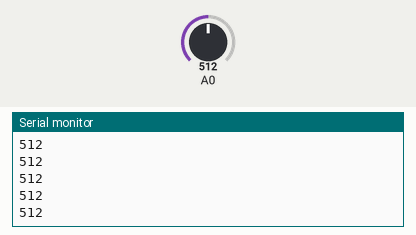
The sketch below on a simulated Arduino Uno, built with avr-gcc and run on an emulated ATmega328P. Shown: the last lines printed to the serial monitor. The test bench sets the inputs (shaded band); at power-on: A0 = 512.

Above: at 1.2 s.
1.3 s: A0 set to 716
At 2.3 s:
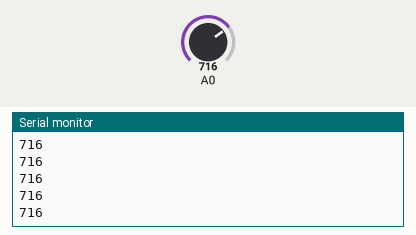
2.8 s: A0 set to 900
At 3.3 s:
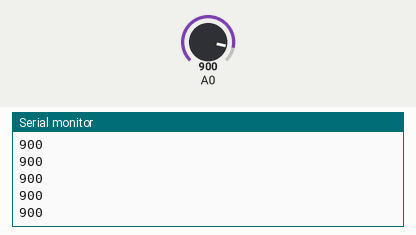
Timing chart, 0 to 5.8 s (numbered marks = the images above; inputs shaded):
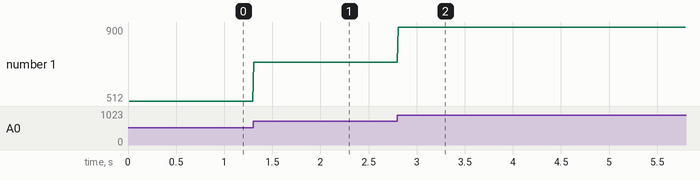

The sketch:

HallTest.ino
```cpp
void setup() {
  Serial.begin( 9600);
  pinMode(A0, INPUT);
  // put your setup code here, to run once:

}

void loop() {
  delay( 10);
  Serial.println(analogRead(A0));
  // put your main code here, to run repeatedly:

}
```

Measured:
- after the input at 1.3 s, the serial monitor: prints a new line at once (image 1)
- after the input at 2.8 s, the serial monitor: prints a new line at once (image 2)
- plotted number 1: 512 → 716 after the input at 1.3 s, 716 → 900 after the input at 2.8 s
